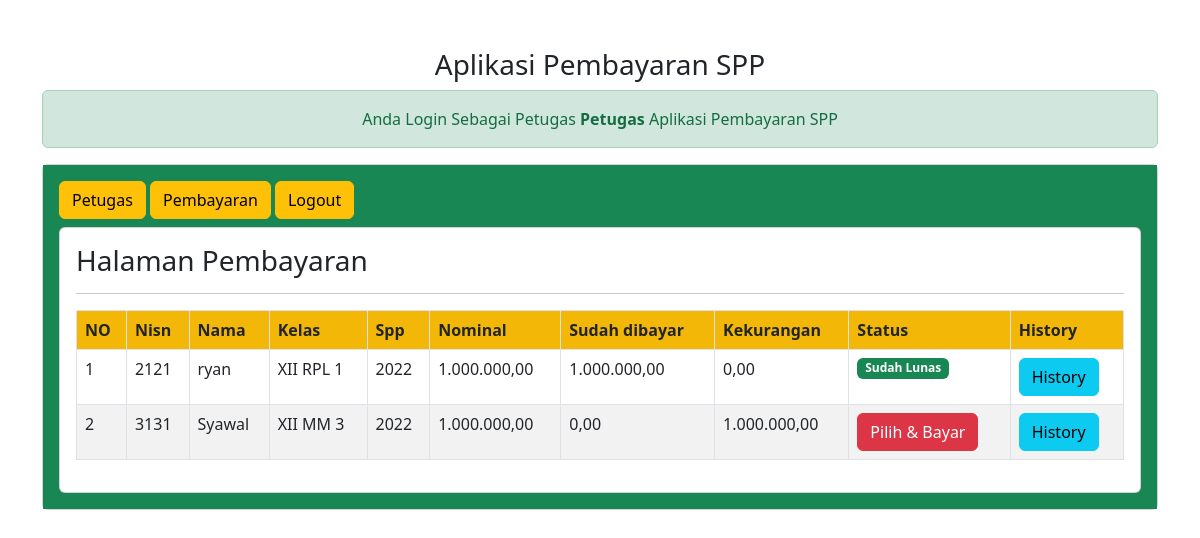
The page /petugas/petugas.php?url=pembayaran (signed in) on the database its author committed.
### tables this page shows
CREATE TABLE `siswa` (
  `nisn` char(10) NOT NULL,
  `nis` char(8) NOT NULL,
  `nama` varchar(35) NOT NULL,
  `id_kelas` int(11) NOT NULL,
  `alamat` text NOT NULL,
  `no_telp` varchar(13) NOT NULL,
  `id_spp` int(11) NOT NULL
);

CREATE TABLE `kelas` (
  `id_kelas` int(11) NOT NULL,
  `nama_kelas` varchar(10) NOT NULL,
  `kompetensi_keahlian` varchar(50) NOT NULL
);

CREATE TABLE `spp` (
  `id_spp` int(11) NOT NULL,
  `tahun` int(11) NOT NULL,
  `nominal` int(11) NOT NULL
);

### petugas/pembayaran.php (the view)
<h3>Halaman Pembayaran</h3>
<hr>
<table class="table table-striped table-bordered">
    <tr class="fw-bold bg-warning">
        <td>NO</td>
        <td>Nisn</td>
        <td>Nama</td>
        <td>Kelas</td>
        <td>Spp</td>
        <td>Nominal</td>
        <td>Sudah dibayar</td>
        <td>Kekurangan</td>
        <td>Status</td>
        <td>History</td>
</tr>
<?php
include'../koneksi.php';
$no=1;
$sql="SELECT*From siswa,spp,kelas WHERE siswa.id_kelas=kelas.id_kelas AND siswa.id_spp=spp.id_spp ORDER BY nama ASC";
$query =mysqli_query($koneksi,$sql);
foreach($query as $data){
    $data_pembayaran = mysqli_query($koneksi, "SELECT SUM(jumlah_bayar) as jumlah_bayar FROM pembayaran WHERE nisn='$data[nisn]'");
    $data_pembayaran = mysqli_fetch_array($data_pembayaran);
    $sudah_bayar = $data_pembayaran['jumlah_bayar'];
    $kekurangan = $data['nominal']- $data_pembayaran['jumlah_bayar'];
    ?>
    <tr>
    <td><?= $no++; ?></td>
    <td><?= $data['nisn'] ?></td>
    <td><?= $data['nama'] ?></td>
    <td><?= $data['nama_kelas'] ?></td>
    <td><?= $data['tahun'] ?></td>
    <td><?= number_format($data['nominal'],2,',','.' );?>
    <td><?= number_format($sudah_bayar,2,',','.' );?></td>
    <td><?= number_format($kekurangan,2,',','.' );?></td>
    <td>
        <?php
        if($kekurangan==0){
            echo"<span class='badge text-bg-success'> Sudah Lunas </span>";
        } else { ?>
        <a href="?url=tambah-pembayaran&nisn=<?= $data['nisn'] ?>&kekurangan=<?= $kekurangan ?>" class="btn btn-danger">Pilih & Bayar </a>
        <?php } ?>
        </td>
    <td>
    <a href="?url=history-pembayaran&nisn=<?= $data['nisn'] ?>" class='btn btn-info'>History</a>
    </td>
    </tr>
    <?php } ?>
</table>

### rows shown on the page
siswa: nisn "2121", nama "ryan", id_kelas.nama_kelas "XII RPL 1", id_spp.tahun "2022", id_spp.nominal "1.000.000,00", sudah_bayar "1.000.000,00", kekurangan "0,00", shows "Sudah Lunas"
siswa: nisn "3131", nama "Syawal", id_kelas.nama_kelas "XII MM 3", id_spp.tahun "2022", id_spp.nominal "1.000.000,00", sudah_bayar "0,00", kekurangan "1.000.000,00"

### other values the page prints
$_SESSION['nama_petugas'] "Petugas"
